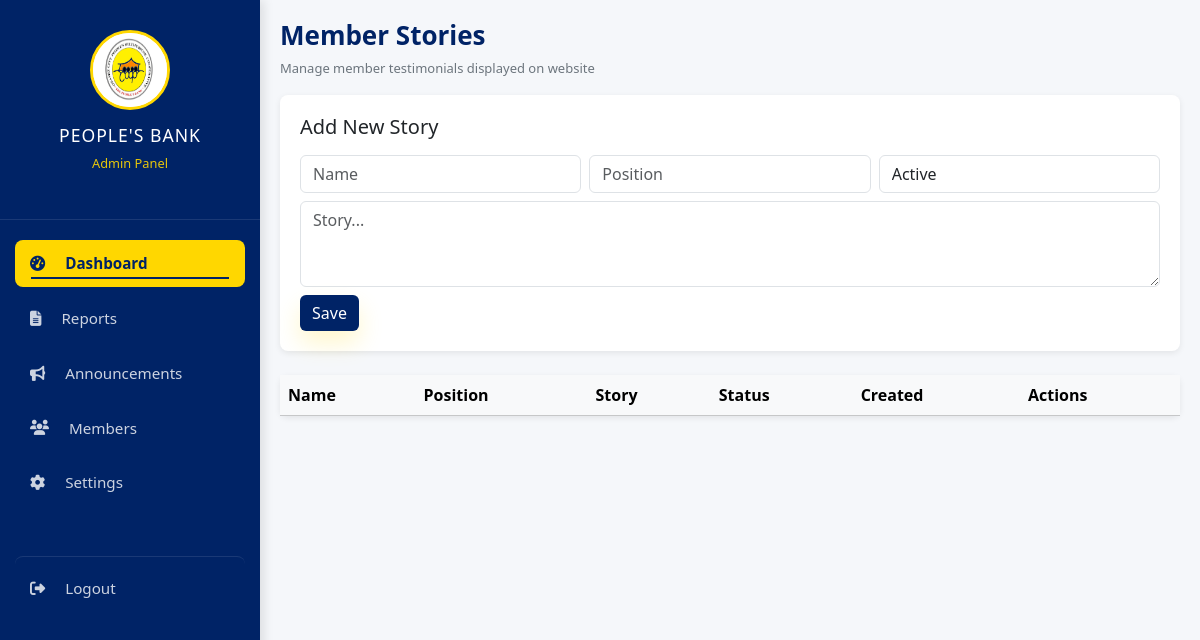
The app's page /admin/members.php (signed in), older data.
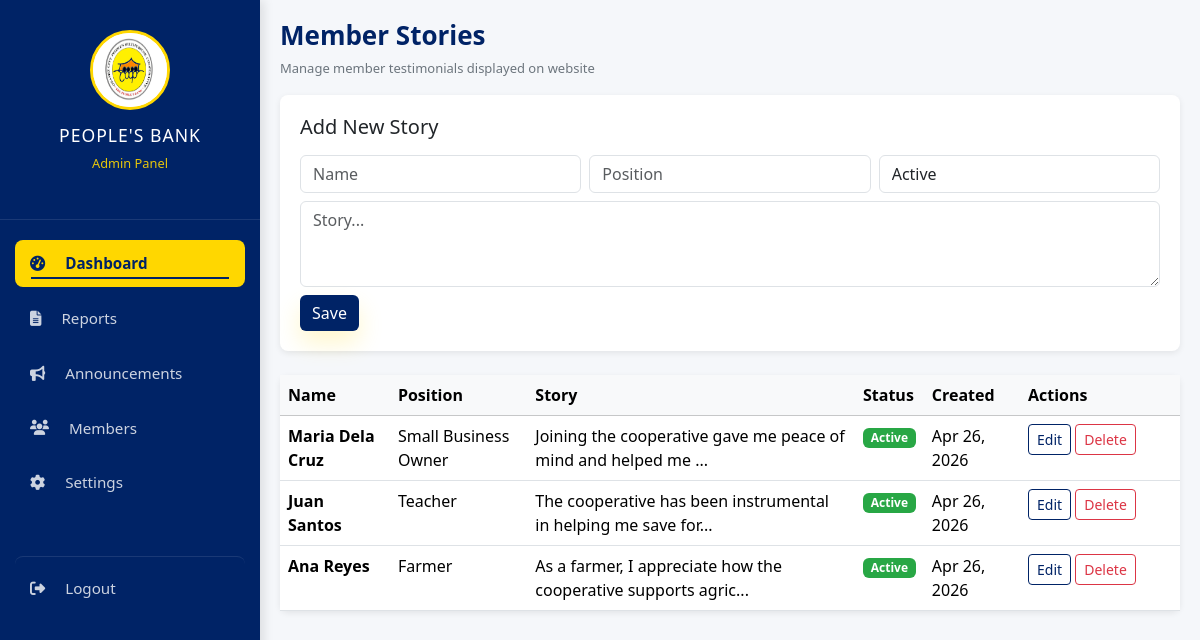
The same page, newer data.
### tables this page shows
CREATE TABLE IF NOT EXISTS member_stories (
    id INT PRIMARY KEY AUTO_INCREMENT,
    name VARCHAR(255) NOT NULL,
    position VARCHAR(255),
    story TEXT NOT NULL,
    image VARCHAR(500),
    status ENUM('active', 'inactive') DEFAULT 'active',
    created_at TIMESTAMP DEFAULT CURRENT_TIMESTAMP,
    updated_at TIMESTAMP DEFAULT CURRENT_TIMESTAMP ON UPDATE CURRENT_TIMESTAMP,
    created_by INT,
    FOREIGN KEY (created_by) REFERENCES users(id)
);

### admin/members.php (the view, shortened to what this page needs)
<?php
require_once '../db_function/db.php';
$stmt = $pdo->query("SELECT * FROM member_stories ORDER BY created_at DESC");
$stories = $stmt->fetchAll();
$editStory = null;
?>
<!DOCTYPE html>
<html lang="en">
<head>
<link rel="stylesheet" href="../assets/css/style.css">
<link href="https://cdn.jsdelivr.net/npm/bootstrap@5.3.2/dist/css/bootstrap.min.css" rel="stylesheet">
<link href="https://cdnjs.cloudflare.com/ajax/libs/font-awesome/6.4.0/css/all.min.css" rel="stylesheet">
</head>
<body>
<?php include_once '../includes/sidebar.php'; ?>
<div class="cms-container">
    <div>
        <h1 class="page-title">Member Stories</h1>
        <p class="page-subtitle">Manage member testimonials displayed on website</p>
    </div>
    <div class="card-box mt-3 mb-4">
        <h5 class="mb-3">
            <?= $editStory ? 'Edit Story' : 'Add New Story' ?>
        </h5>
        <form method="POST" class="row g-2">
            <div class="col-md-4">
                <input class="form-control" name="name" placeholder="Name"
                       value="<?= $editStory['name'] ?? '' ?>" required>
            </div>
            <div class="col-md-4">
                <input class="form-control" name="position" placeholder="Position"
                       value="<?= $editStory['position'] ?? '' ?>">
            </div>
            <div class="col-md-4">
                <select class="form-control" name="status">
                    <option value="active" <?= ($editStory['status'] ?? '')=='active'?'selected':'' ?>>Active</option>
                </select>
            </div>
            <div class="col-12">
                <textarea class="form-control" name="story" rows="3"
                          placeholder="Story..." required><?= $editStory['story'] ?? '' ?></textarea>
            </div>
            <div class="col-12">
                <button class="btn btn-primary" name="<?= $editStory?'edit_story':'add_story' ?>">
                    Save
                </button>
            </div>
        </form>
    </div>
    <div class="table-container">
        <div class="table-responsive">
            <table class="table table-hover mb-0">
                <thead class="table-light">
                    <tr>
                        <th>Name</th>
                        <th>Position</th>
                        <th>Story</th>
                        <th>Status</th>
                        <th>Created</th>
                        <th style="width:160px;">Actions</th>
                    </tr>
                </thead>
                <tbody>
                <?php foreach($stories as $s): ?>
                    <tr>
                        <td><b><?= htmlspecialchars($s['name']) ?></b></td>
                        <td><?= htmlspecialchars($s['position']) ?></td>
                        <td><?= substr(htmlspecialchars($s['story']),0,60) ?>...</td>
                        <td>
                            <span class="badge <?= $s['status'] ?>">
                                <?= ucfirst($s['status']) ?>
                            </span>
                        </td>
                        <td><?= date('M d, Y', strtotime($s['created_at'])) ?></td>
                        <td>
                            <a href="?edit=<?= $s['id'] ?>" class="btn btn-sm btn-outline-primary">Edit</a>
                            <form method="POST" style="display:inline;">
                                <button class="btn btn-sm btn-outline-danger" name="delete_story"
                                        onclick="return confirm('Delete this story?')">
                                    Delete
                                </button>
                            </form>
                        </td>
                    </tr>
                <?php endforeach; ?>
                </tbody>
            </table>
        </div>
    </div>
</div>
</body>
</html>

### includes/sidebar.php
<aside class="sidebar">
    <div class="logo-wrap">
        <img src="../assets/img/peoplesbanklogo.jpg" alt="Logo">
        <div class="logo-text">
            <h3>People's Bank</h3>
            <p>Admin Panel</p>
        </div>
    </div>
    <nav class="menu">
    <a href="index.php" class="active">
        <i class="fa-solid fa-gauge-high me-2"></i> Dashboard
    </a>
    <a href="cms_topics.php">
        <i class="fa-solid fa-file-lines me-2"></i> Reports
    </a>
    <a href="announcements.php">
        <i class="fa-solid fa-bullhorn me-2"></i> Announcements
    </a>
    <a href="members.php">
        <i class="fa-solid fa-users me-2"></i> Members
    </a>
    <a href="settings.php">
        <i class="fa-solid fa-gear me-2"></i> Settings
    </a>
    <div class="menu-footer">
        <a href="../logout.php" class="logout">
            <i class="fa-solid fa-right-from-bracket me-2"></i> Logout
        </a>
    </div>
    </nav>
</aside>

### assets/css/style.css (style rules this page uses)
:root { --primary-blue: #002366; --accent-gold: #FFD700; --bg-light: #f4f7f6; --text-dark: #333; --white: #ffffff; }
* { margin: 0; padding: 0; box-sizing: border-box; font-family: 'Segoe UI', Roboto, Helvetica, Arial, sans-serif; }
body { background-color: var(--bg-light); }
.sidebar { width: 280px; background-color: var(--primary-blue); color: var(--white); display: flex; flex-direction: column; box-shadow: 4px 0 10px rgba(0,0,0,0.1); }
.logo-wrap { padding: 30px 20px; text-align: center; border-bottom: 1px solid rgba(255,255,255,0.1); }
.logo-wrap img { width: 80px; height: 80px; border-radius: 50%; border: 3px solid var(--accent-gold); background: white; margin-bottom: 15px; }
.logo-text h3 { font-size: 1.1rem; letter-spacing: 1px; text-transform: uppercase; }
.logo-text p { font-size: 0.8rem; color: var(--accent-gold); opacity: 0.9; }
.menu { padding: 20px 15px; flex-grow: 1; }
.menu a { display: flex; align-items: center; gap: 12px; text-decoration: none; color: rgba(255,255,255,0.8); padding: 12px 15px; margin-bottom: 8px; border-radius: 8px; transition: all 0.3s ease; font-size: 0.95rem; position: relative; }
.menu a::after { content: ''; position: absolute; left: 16px; bottom: 8px; width: 0; height: 2px; background: var(--white); transition: width 0.3s ease; }
.menu a.active { background: var(--accent-gold); color: var(--primary-blue); font-weight: bold; }
.menu a.active::after { width: calc(100% - 32px); background: var(--primary-blue); }
.logout { margin-top: 50px; border-top: 1px solid rgba(255,255,255,0.1); padding-top: 20px !important; }
.btn { display: inline-flex; align-items: center; justify-content: center; padding: 14px 18px; border-radius: 14px; font-weight: 700; text-decoration: none; transition: transform 0.2s ease, box-shadow 0.2s ease; }
.btn-primary { background: linear-gradient(135deg, var(--accent-gold), #e1b500); color: var(--primary-blue); box-shadow: 0 12px 24px rgba(255, 215, 0, 0.2); }

### admin/members.php (style rules this page uses)
:root { --primary:#002366; }
body { background:#f5f7fa; }
.sidebar { position:fixed; width:260px; height:100vh; }
.cms-container { margin-left:260px; padding:20px; }
.page-title { font-size:26px; font-weight:700; color:var(--primary); }
.page-subtitle { font-size:13px; color:#6c757d; }
.card-box { background:#fff; border-radius:8px; box-shadow:0 2px 6px rgba(0,0,0,.08); padding:20px; }
.table-container { background:#fff; border-radius:8px; box-shadow:0 2px 6px rgba(0,0,0,.08); }
.form-control { border-radius:6px; }
.btn-primary { background:var(--primary); border:none; }
.btn-outline-primary { border-color:var(--primary); color:var(--primary); }
.badge.active { background:#28a745; }

Row changes from the older to the newer data that the page shows:
added member_stories: name "Maria Dela Cruz", position "Small Business Owner", story "Joining the cooperative gave me peace of mind and helped me", status "Active", created_at "Apr 26, 2026"
added member_stories: name "Juan Santos", position "Teacher", story "The cooperative has been instrumental in helping me save for", status "Active", created_at "Apr 26, 2026"
added member_stories: name "Ana Reyes", position "Farmer", story "As a farmer, I appreciate how the cooperative supports agric", status "Active", created_at "Apr 26, 2026"
